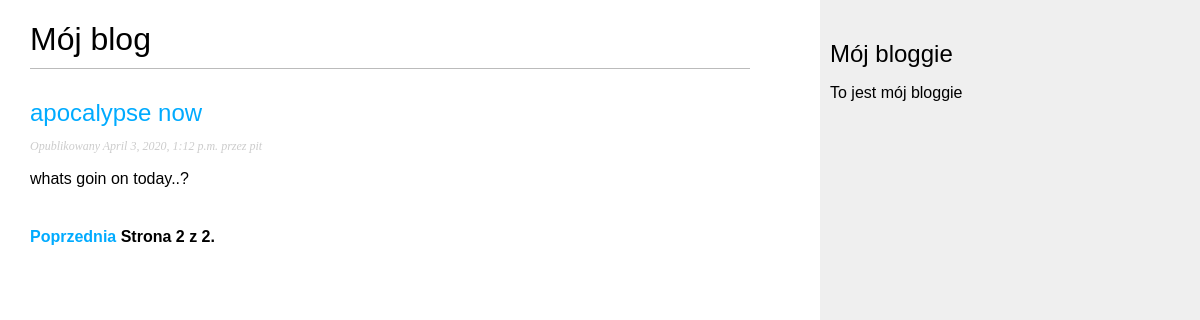
Screenshot of /bloggie/?page=2 with the database file from the repository.
### bloggie/models.py (models this page shows, shortened)
class Post(models.Model):
    def get_absolute_url(self):
        return reverse('bloggie:post_detail',
                       args=[self.publish.year,
                             self.publish.strftime('%m'),
                             self.publish.strftime('%d'),
                             self.slug])
    STATUS_CHOICES = (
        ('draft', 'Roboczy'),
        ('published', 'Opublikowany'),
    )
    title = models.CharField(max_length=250)
    slug = models.SlugField(max_length=250,
                            unique_for_date='publish')
    author = models.ForeignKey(User,
                               related_name='blog_posts')
    body = models.TextField()
    publish = models.DateTimeField(default=timezone.now)
    created = models.DateTimeField(auto_now_add=True)
    updated = models.DateTimeField(auto_now=True)
    status = models.CharField(max_length=10,
                              choices=STATUS_CHOICES,
                              default='draft')
    objects = models.Manager()  #default Manager
    published = PublishedManager()
    class Meta:
        ordering = ('-publish',)

### bloggie/views.py (the view)
class PostListView(ListView):
    queryset = Post.published.all()
    context_object_name = 'posts'
    paginate_by = 3
    template_name = 'bloggie/post/list.html'

### bloggie/templates/bloggie/post/list.html (shortened to what this page needs)
{% extends 'bloggie/base.html' %}
{% block content %}
<h1>Mój blog</h1>
{% for post in posts %}
<h2>
    <a href="{{ post.get_absolute_url}}">{{ post.title}}</a>
</h2>
<p class="date">
    Opublikowany {{ post.publish }} przez {{ post.author }}
</p>
{{ post.body|truncatewords:30|linebreaks }}
{% endfor %}
{% include "pagination.html" with page=page_obj %}
{% endblock %}

### bloggie/static/css/bloggie.css (style rules this page uses)
body { margin:0; padding:0; font-family:helvetica, sans-serif; }
a { color:#00abff; text-decoration:none; }
h1 { font-weight:normal; border-bottom:1px solid #bbb; padding:0 0 10px 0; }
h2 { font-weight:normal; margin:30px 0 0; }
p.date { color:#ccc; font-family: georgia, serif; font-size: 12px; font-style: italic; }

### rows the page displays
Post: title "apocalypse now", publish "April 3, 2020, 1:12 p.m.", author "pit", body "whats goin on today..?"

### other values shown
{{ page.number }} "2"
{{ page.paginator.num_pages }} "2"
